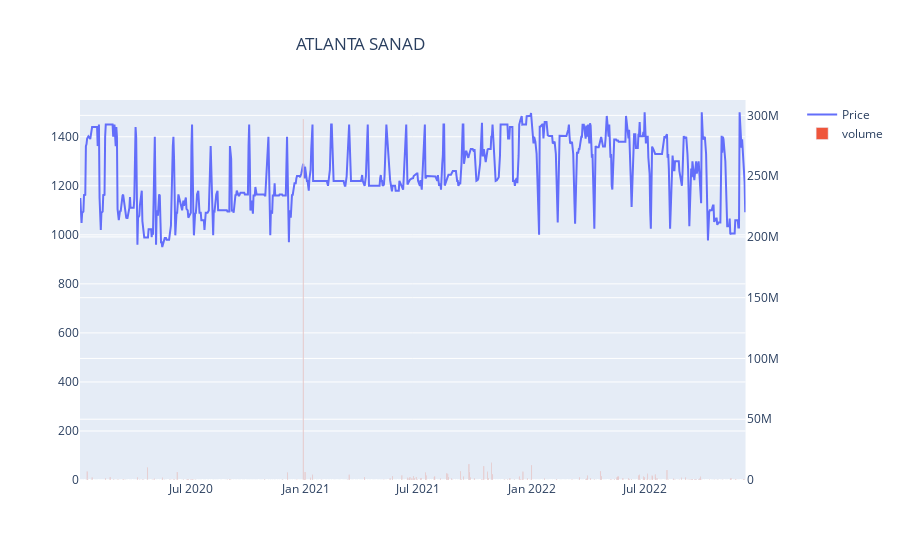

Write notebook code for a chart like this one.
### Markdown cell above
### Application of the function for SANLAM ASSURANCE

### Code cell
SAN = Stock('SAN AS')
visualization(SAN, 'ATLANTA SANAD ')

### Figure 1 — Plotly figure (JSON) as saved in the notebook; plotly's stock layout.template omitted (floating-point values rounded to 4 significant figures; data arrays with more than 128 entries replaced by an {"elided": "..."} marker saying what was removed)
{"data": [{"mode": "lines", "name": "Price", "type": "scatter", "x": {"elided": "732 str values"}, "xaxis": "x", "y": {"elided": "732 float values"}, "yaxis": "y"}, {"name": "volume", "type": "bar", "x": {"elided": "732 str values"}, "xaxis": "x", "y": {"elided": "732 float values"}, "yaxis": "y2"}], "layout": {"title": {"text": "ATLANTA SANAD ", "x": 0.4}, "xaxis": {"anchor": "y", "domain": [0, 0.94]}, "yaxis": {"anchor": "x", "domain": [0, 1], "range": [0, 1550], "visible": true}, "yaxis2": {"anchor": "x", "overlaying": "y", "side": "right"}}}
